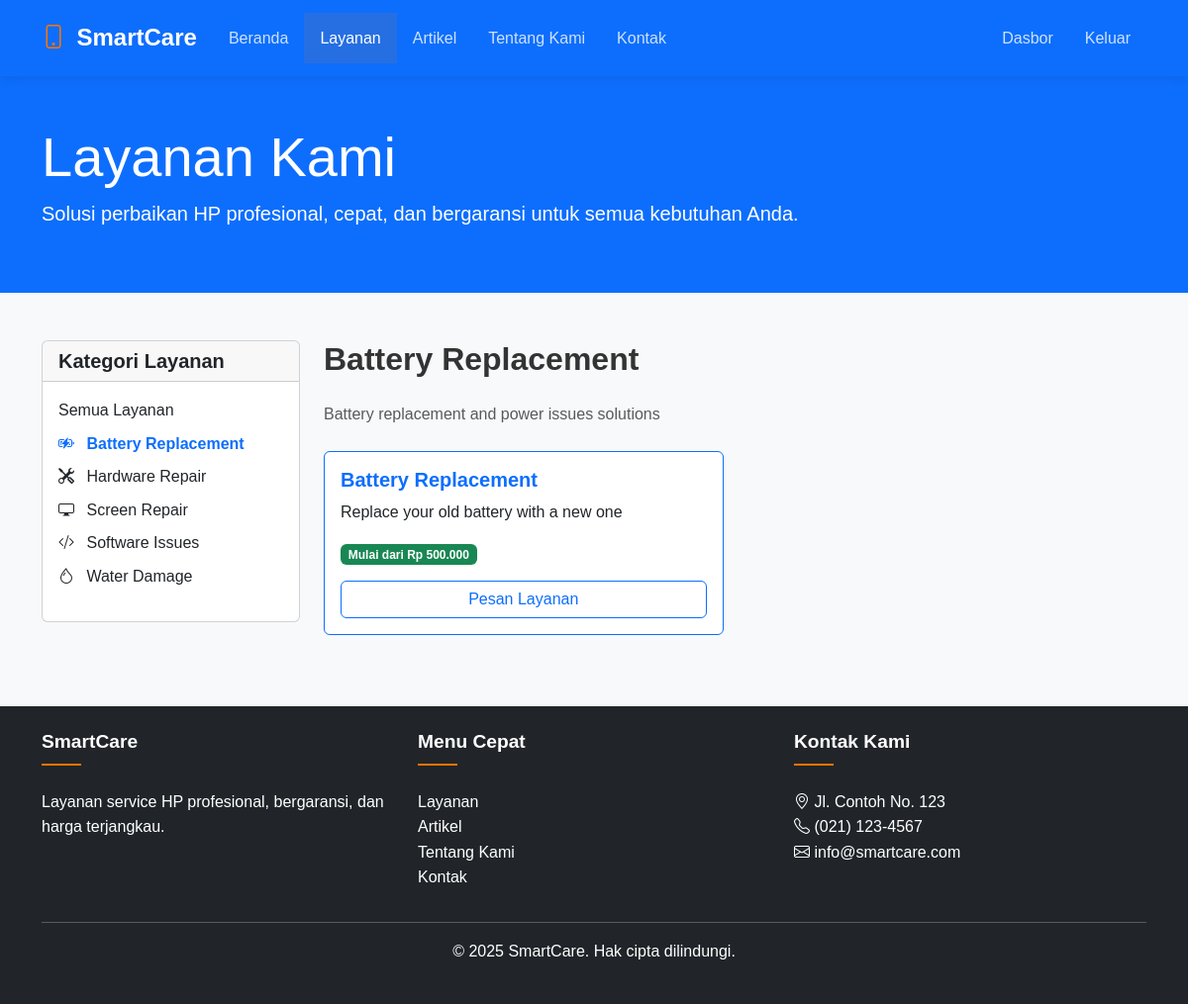
The page /services.php?category=2 (signed in) on the database its author committed.
### tables this page shows
CREATE TABLE IF NOT EXISTS service_categories (
    id INT AUTO_INCREMENT PRIMARY KEY,
    name VARCHAR(50) NOT NULL UNIQUE,
    slug VARCHAR(50) NOT NULL UNIQUE,
    description TEXT,
    icon VARCHAR(50),
    created_at TIMESTAMP DEFAULT CURRENT_TIMESTAMP,
    updated_at TIMESTAMP DEFAULT CURRENT_TIMESTAMP ON UPDATE CURRENT_TIMESTAMP,
    INDEX idx_slug (slug)
);

CREATE TABLE IF NOT EXISTS services (
    id INT AUTO_INCREMENT PRIMARY KEY,
    name VARCHAR(100) NOT NULL,
    slug VARCHAR(100) NOT NULL UNIQUE,
    description TEXT NOT NULL,
    price DECIMAL(10,2) NOT NULL,
    category_id INT,
    image VARCHAR(255),
    is_featured TINYINT(1) DEFAULT 0,
    created_at TIMESTAMP DEFAULT CURRENT_TIMESTAMP,
    updated_at TIMESTAMP DEFAULT CURRENT_TIMESTAMP ON UPDATE CURRENT_TIMESTAMP,
    FOREIGN KEY (category_id) REFERENCES service_categories(id) ON DELETE SET NULL,
    INDEX idx_slug (slug),
    INDEX idx_category (category_id),
    INDEX idx_featured (is_featured)
);

### includes/functions.php (called while the page is built, shortened)
<?php
function isLoggedIn() {
    return isset($_SESSION['user_id']);
}
function getServiceCategories() {
    global $conn;
    $stmt = $conn->prepare("SELECT * FROM service_categories ORDER BY name");
    $stmt->execute();
    return $stmt->fetchAll(PDO::FETCH_ASSOC);
}
function getServicesByCategory($category_id) {
    global $conn;
    $stmt = $conn->prepare("
        SELECT s.*, sc.name as category_name
        FROM services s
        LEFT JOIN service_categories sc ON s.category_id = sc.id
        WHERE s.category_id = :category_id
        ORDER BY s.name
    ");
    $stmt->bindParam(':category_id', $category_id);
    $stmt->execute();
    return $stmt->fetchAll(PDO::FETCH_ASSOC);
}
?>

### services.php (the view, shortened to what this page needs)
<?php
require_once 'config/database.php';
require_once 'includes/functions.php';
try {
    $categories = getServiceCategories();
    $category_id = isset($_GET['category']) ? (int)$_GET['category'] : null;
    $current_category = null;
    if ($category_id) {
        $services = getServicesByCategory($category_id);
        foreach ($categories as $category) {
            if ($category['id'] == $category_id) {
                $current_category = $category;
                break;
            }
        }
    }
} catch(PDOException $e) {
    error_log("Error in services.php: " . $e->getMessage());
    $error = "Terjadi kesalahan saat memuat data layanan. Silakan coba lagi nanti.";
}
?>
<!DOCTYPE html>
<html lang="id">
<head>
    <link href="https://cdn.jsdelivr.net/npm/bootstrap@5.3.0/dist/css/bootstrap.min.css" rel="stylesheet">
    <link rel="stylesheet" href="https://cdn.jsdelivr.net/npm/bootstrap-icons@1.7.2/font/bootstrap-icons.css">
    <link rel="stylesheet" href="assets/css/style.css">
</head>
<body>
    <nav class="navbar navbar-expand-lg navbar-dark bg-primary">
        <div class="container">
            <a class="navbar-brand" href="index.php">
                <i class="bi bi-phone"></i> SmartCare
            </a>
            <div class="collapse navbar-collapse" id="navbarNav">
                <ul class="navbar-nav me-auto">
                    <li class="nav-item">
                        <a class="nav-link" href="index.php">Beranda</a>
                    </li>
                    <li class="nav-item">
                        <a class="nav-link active" href="services.php">Layanan</a>
                    </li>
                    <li class="nav-item">
                        <a class="nav-link" href="blog.php">Artikel</a>
                    </li>
                    <li class="nav-item">
                        <a class="nav-link" href="about.php">Tentang Kami</a>
                    </li>
                    <li class="nav-item">
                        <a class="nav-link" href="contact.php">Kontak</a>
                    </li>
                </ul>
                <ul class="navbar-nav">
                    <?php if (isLoggedIn()): ?>
                        <li class="nav-item">
                            <a class="nav-link" href="admin/index.php">Dasbor</a>
                        </li>
                        <li class="nav-item">
                            <a class="nav-link" href="logout.php">Keluar</a>
                        </li>
                    <?php endif; ?>
                </ul>
            </div>
        </div>
    </nav>
    <div class="bg-primary text-white py-5">
        <div class="container">
            <h1 class="display-4">Layanan Kami</h1>
            <p class="lead">Solusi perbaikan HP profesional, cepat, dan bergaransi untuk semua kebutuhan Anda.</p>
        </div>
    </div>
    <div class="container py-5">
        <?php if (isset($error)): ?>
            <div class="alert alert-danger"><?php echo $error; ?></div>
        <?php else: ?>
            <div class="row">
                <div class="col-md-3">
                    <div class="card mb-4">
                        <div class="card-header">
                            <h5 class="mb-0">Kategori Layanan</h5>
                        </div>
                        <div class="card-body">
                            <ul class="list-unstyled">
                                <li class="mb-2">
                                    <a href="services.php" class="text-decoration-none <?php echo !$category_id ? 'text-primary fw-bold' : 'text-dark'; ?>">
                                        Semua Layanan
                                    </a>
                                </li>
                                <?php foreach ($categories as $category): ?>
                                    <li class="mb-2">
                                        <a href="services.php?category=<?php echo $category['id']; ?>"
                                           class="text-decoration-none <?php echo $category_id == $category['id'] ? 'text-primary fw-bold' : 'text-dark'; ?>">
                                            <i class="bi <?php echo $category['icon']; ?> me-2"></i>
                                            <?php echo htmlspecialchars($category['name']); ?>
                                        </a>
                                    </li>
                                <?php endforeach; ?>
                            </ul>
                        </div>
                    </div>
                </div>
                <div class="col-md-9">
                    <?php if ($current_category): ?>
                        <h2 class="mb-4"><?php echo htmlspecialchars($current_category['name']); ?></h2>
                        <p class="text-muted mb-4"><?php echo htmlspecialchars($current_category['description']); ?></p>
                    <?php endif; ?>
                    <?php if (empty($services)): ?>
                        <div class="alert alert-info">
                            Tidak ada layanan pada kategori ini.
                        </div>
                    <?php else: ?>
                        <div class="row">
                            <?php foreach ($services as $service): ?>
                                <div class="col-md-6 mb-4">
                                    <div class="card h-100 border-primary">
                                        <div class="card-body">
                                            <h5 class="card-title text-primary"><?php echo htmlspecialchars($service['name']); ?></h5>
                                            <p class="card-text"><?php echo htmlspecialchars($service['description']); ?></p>
                                            <span class="badge bg-success mb-2">Mulai dari Rp <?php echo number_format($service['price'], 0, ',', '.'); ?></span>
                                            <a href="service_request.php?id=<?php echo $service['id']; ?>" class="btn btn-outline-primary w-100 mt-2">Pesan Layanan</a>
                                        </div>
                                    </div>
                                </div>
                            <?php endforeach; ?>
                        </div>
                    <?php endif; ?>
                </div>
            </div>
        <?php endif; ?>
    </div>
    <footer class="bg-dark text-white py-4">
        <div class="container">
            <div class="row">
                <div class="col-md-4">
                    <h5>SmartCare</h5>
                    <p>Layanan service HP profesional, bergaransi, dan harga terjangkau.</p>
                </div>
                <div class="col-md-4">
                    <h5>Menu Cepat</h5>
                    <ul class="list-unstyled">
                        <li><a href="services.php" class="text-white">Layanan</a></li>
                        <li><a href="blog.php" class="text-white">Artikel</a></li>
                        <li><a href="about.php" class="text-white">Tentang Kami</a></li>
                        <li><a href="contact.php" class="text-white">Kontak</a></li>
                    </ul>
                </div>
                <div class="col-md-4">
                    <h5>Kontak Kami</h5>
                    <ul class="list-unstyled">
                        <li><i class="bi bi-geo-alt"></i> Jl. Contoh No. 123</li>
                        <li><i class="bi bi-telephone"></i> (021) 123-4567</li>
                        <li><i class="bi bi-envelope"></i> info@smartcare.com</li>
                    </ul>
                </div>
            </div>
            <hr>
            <div class="text-center">
                <p>&copy; <?php echo date('Y'); ?> SmartCare. Hak cipta dilindungi.</p>
            </div>
        </div>
    </footer>
</body>
</html>

### assets/css/style.css (style rules this page uses)
body { font-family: 'Poppins', sans-serif; background-color: #f8f9fa; color: #333; line-height: 1.6; }
a { text-decoration: none; transition: all 0.3s ease; }
h1, h2, h3, h4, h5, h6 { font-weight: 600; }
.navbar { background-color: #0b2e59; padding: 0.8rem 0; box-shadow: 0 2px 10px rgba(0, 0, 0, 0.1); }
.navbar-brand { font-weight: 700; font-size: 1.5rem; color: #fff; }
.navbar-brand i { color: #ff7300; margin-right: 0.3rem; }
.navbar-dark .navbar-nav .nav-link { color: rgba(255,255,255,0.8); font-weight: 500; padding: 0.8rem 1rem; transition: all 0.3s ease; }
.navbar-dark .navbar-nav .nav-link:hover, .navbar-dark .navbar-nav .nav-link.active { color: #fff; background-color: rgba(255, 115, 0, 0.1); }
footer { background-color: #0b2e59; color: rgba(255, 255, 255, 0.7); padding-top: 4rem; }
footer h5 { color: #fff; font-size: 1.2rem; margin-bottom: 1.5rem; position: relative; padding-bottom: 0.8rem; }
footer h5::after { content: ''; position: absolute; bottom: 0; left: 0; width: 40px; height: 2px; background-color: #ff7300; }

### rows shown on the page
service_categories: name "Battery Replacement", description "Battery replacement and power issues solutions"
service_categories: name "Hardware Repair"
service_categories: name "Screen Repair"
service_categories: name "Software Issues"
service_categories: name "Water Damage"
services: name "Battery Replacement", description "Replace your old battery with a new one", price "500.000"
